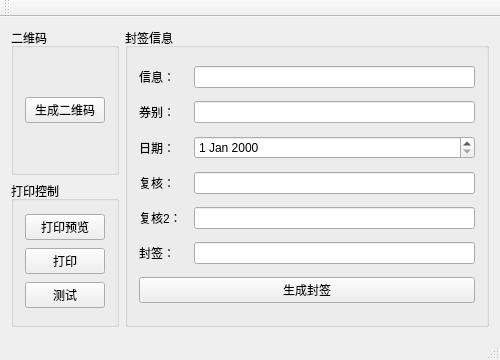
<?xml version="1.0" encoding="UTF-8"?>
<ui version="4.0">
 <class>QKXSlipTestClass</class>
 <widget class="QMainWindow" name="QKXSlipTestClass">
  <property name="geometry">
   <rect>
    <x>0</x>
    <y>0</y>
    <width>500</width>
    <height>360</height>
   </rect>
  </property>
  <property name="windowTitle">
   <string>QKXSlipTest</string>
  </property>
  <widget class="QWidget" name="centralWidget">
   <layout class="QHBoxLayout" name="horizontalLayout">
    <item>
     <layout class="QVBoxLayout" name="verticalLayout_2">
      <item>
       <widget class="QGroupBox" name="groupBox">
        <property name="title">
         <string>二维码</string>
        </property>
        <layout class="QVBoxLayout" name="verticalLayout">
         <item>
          <widget class="QPushButton" name="pushButton_CreateQR">
           <property name="text">
            <string>生成二维码</string>
           </property>
          </widget>
         </item>
        </layout>
       </widget>
      </item>
      <item>
       <widget class="QGroupBox" name="groupBox_3">
        <property name="title">
         <string>打印控制</string>
        </property>
        <layout class="QVBoxLayout" name="verticalLayout_3">
         <item>
          <widget class="QPushButton" name="pushButton_PrePrint">
           <property name="text">
            <string>打印预览</string>
           </property>
          </widget>
         </item>
         <item>
          <widget class="QPushButton" name="pushButton_Print">
           <property name="text">
            <string>打印</string>
           </property>
          </widget>
         </item>
         <item>
          <widget class="QPushButton" name="pushButton_Test">
           <property name="text">
            <string>测试</string>
           </property>
          </widget>
         </item>
        </layout>
       </widget>
      </item>
     </layout>
    </item>
    <item>
     <widget class="QGroupBox" name="groupBox_2">
      <property name="title">
       <string>封签信息</string>
      </property>
      <layout class="QGridLayout" name="gridLayout">
       <item row="5" column="0">
        <widget class="QLabel" name="label_5">
         <property name="text">
          <string>封签：</string>
         </property>
        </widget>
       </item>
       <item row="6" column="0" colspan="3">
        <widget class="QPushButton" name="pushButton_CreateFQ">
         <property name="text">
          <string>生成封签</string>
         </property>
        </widget>
       </item>
       <item row="5" column="2">
        <widget class="QLineEdit" name="lineEdit_FQInfo"/>
       </item>
       <item row="0" column="2">
        <widget class="QLineEdit" name="lineEdit_QRcode"/>
       </item>
       <item row="3" column="2">
        <widget class="QLineEdit" name="lineEdit_FHInfo"/>
       </item>
       <item row="2" column="2">
        <widget class="QDateEdit" name="dateEdit_date"/>
       </item>
       <item row="1" column="2">
        <widget class="QLineEdit" name="lineEdit_QBInfo"/>
       </item>
       <item row="2" column="0" colspan="2">
        <widget class="QLabel" name="label_3">
         <property name="text">
          <string>日期：</string>
         </property>
        </widget>
       </item>
       <item row="0" column="0">
        <widget class="QLabel" name="label">
         <property name="text">
          <string>信息：</string>
         </property>
        </widget>
       </item>
       <item row="1" column="0" colspan="2">
        <widget class="QLabel" name="label_2">
         <property name="text">
          <string>券别：</string>
         </property>
        </widget>
       </item>
       <item row="3" column="0" colspan="2">
        <widget class="QLabel" name="label_4">
         <property name="text">
          <string>复核：</string>
         </property>
        </widget>
       </item>
       <item row="4" column="0">
        <widget class="QLabel" name="label_6">
         <property name="text">
          <string>复核2：</string>
         </property>
        </widget>
       </item>
       <item row="4" column="2">
        <widget class="QLineEdit" name="lineEdit_FHInfo2"/>
       </item>
      </layout>
     </widget>
    </item>
   </layout>
  </widget>
  <widget class="QMenuBar" name="menuBar">
   <property name="geometry">
    <rect>
     <x>0</x>
     <y>0</y>
     <width>500</width>
     <height>26</height>
    </rect>
   </property>
  </widget>
  <widget class="QToolBar" name="mainToolBar">
   <attribute name="toolBarArea">
    <enum>TopToolBarArea</enum>
   </attribute>
   <attribute name="toolBarBreak">
    <bool>false</bool>
   </attribute>
  </widget>
  <widget class="QStatusBar" name="statusBar"/>
 </widget>
 <layoutdefault spacing="6" margin="11"/>
 <resources>
  <include location="QKXSlipTest.qrc"/>
 </resources>
 <connections/>
</ui>
